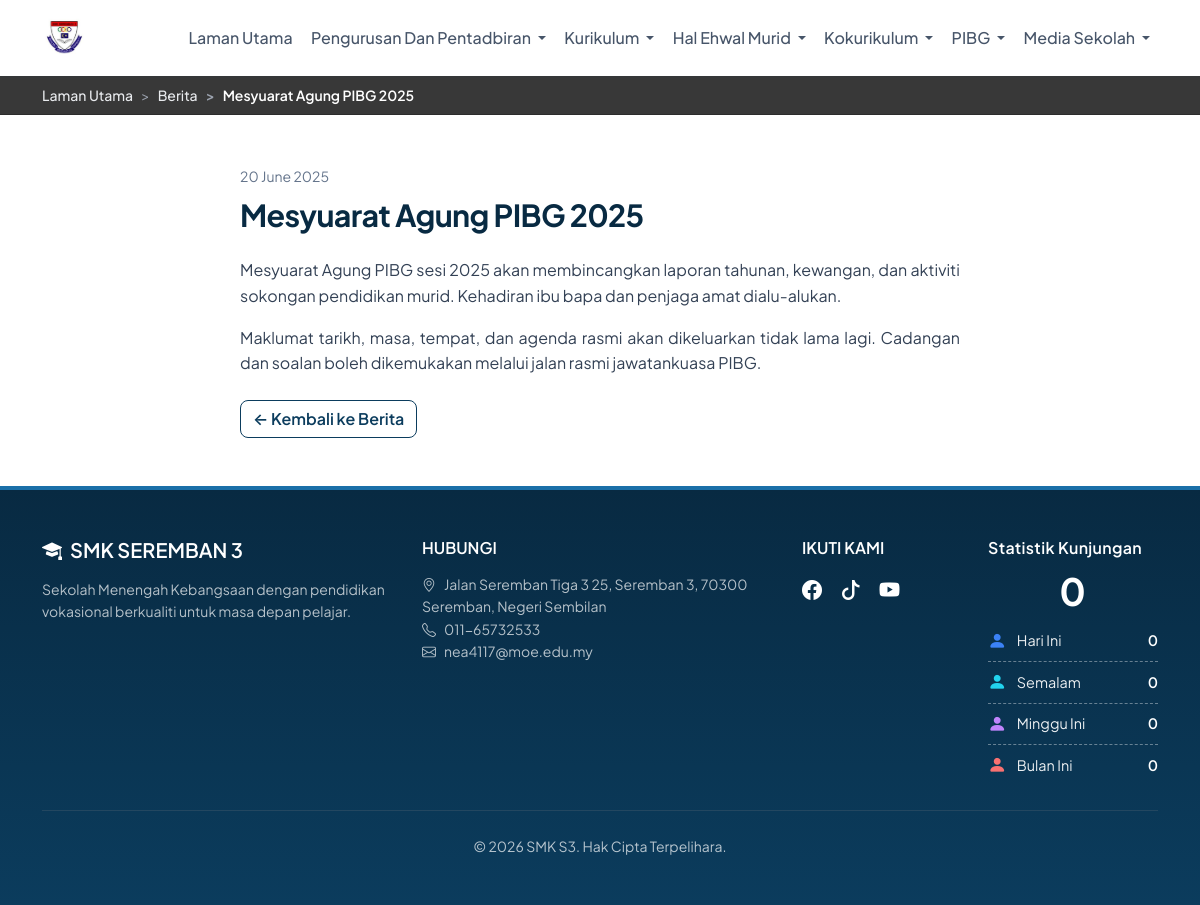
Page /news.php?slug=mesyuarat-agung-pibg-2025 on the committed database.
### tables this page shows
CREATE TABLE IF NOT EXISTS news (
    id INT AUTO_INCREMENT PRIMARY KEY,
    title VARCHAR(255) NOT NULL,
    slug VARCHAR(255) NOT NULL UNIQUE,
    excerpt TEXT,
    content TEXT,
    image_url VARCHAR(500) DEFAULT NULL,
    published_at DATETIME DEFAULT NULL,
    created_at TIMESTAMP DEFAULT CURRENT_TIMESTAMP,
    updated_at TIMESTAMP DEFAULT CURRENT_TIMESTAMP ON UPDATE CURRENT_TIMESTAMP
);

### includes/functions.php (called while the page is built, shortened)
<?php
function smks3_news_body_html(?string $content, ?string $fallbackExcerpt = ''): string
{
    $content = trim((string) $content);
    if ($content !== '') {
        if (preg_match('/<[a-z][a-z0-9]*\b/i', $content)) {
            return $content;
        }
        return smks3_plain_text_to_paragraphs($content);
    }
    return '';
}
function smks3_fetch_news_by_slug(string $slug): ?array
{
    $slug = trim($slug);
    try {
        $pdo = getConnection();
        $stmt = $pdo->prepare(
            'SELECT id, title, slug, excerpt, content, published_at FROM news WHERE slug = :slug AND published_at IS NOT NULL LIMIT 1'
        );
        $stmt->execute(['slug' => $slug]);
        $row = $stmt->fetch(PDO::FETCH_ASSOC);
        return $row ?: null;
    } catch (Throwable $e) {
        return null;
    }
}

### news.php (the view, shortened to what this page needs)
<?php
require_once __DIR__ . '/includes/functions.php';
$slugParam = isset($_GET['slug']) ? trim((string) $_GET['slug']) : '';
$legacyId = isset($_GET['id']) && is_numeric($_GET['id']) ? (int) $_GET['id'] : 0;
$news_item = null;
if ($slugParam !== '' && preg_match('/^[a-zA-Z0-9_-]+$/', $slugParam)) {
    $news_item = smks3_fetch_news_by_slug($slugParam);
}
require_once __DIR__ . '/includes/header.php';
?>
<?php if ($news_item) : ?>
<section class="py-5">
    <div class="container">
        <article class="mx-auto" style="max-width: 720px;">
            <small class="text-muted"><?= date('d F Y', strtotime($news_item['published_at'])) ?></small>
            <h1 class="fw-bold mt-2 mb-4"><?= htmlspecialchars($news_item['title']) ?></h1>
            <div class="content news-article-content">
                <?= smks3_news_body_html($news_item['content'] ?? '', $news_item['excerpt'] ?? '') ?>
            </div>
            <a href="news.php" class="btn btn-outline-primary mt-4">← Kembali ke Berita</a>
        </article>
    </div>
</section>
<?php endif; ?>
<?php require_once __DIR__ . '/includes/footer.php'; ?>

### includes/header.php (style rules this page uses)
:root { --school-primary: #0B3C5D; --school-primary-light: #0d4a73; --school-primary-dark: #082a42; --school-accent: #1a6fa8; --nav-active-bg: #3a8cc4; --nav-active-bg-hover: #2f7aad; --school-bg-subtle: #f8fafc; --school-border: #e2e8f0; --bs-primary: #0B3C5D; --bs-primary-rgb: 11, 60, 93; --bs-body-font-family: 'Plus Jakarta Sans', -apple-system, BlinkMacSystemFont, sans-serif; }
body { font-family: var(--bs-body-font-family); color: #1e293b; line-height: 1.6; }
body.site-nav-fixed { padding-top: var(--site-navbar-height, 4.75rem); }
a:not(.nav-link):not(.navbar-brand):not(footer a) { color: var(--school-primary); }
.btn-outline-primary { border-color: var(--school-primary); color: var(--school-primary); font-weight: 600; border-radius: 8px; }
section { padding-top: 3.5rem; padding-bottom: 3.5rem; }
section h1 { font-size: 1.9rem; margin-bottom: 0.5rem; }
section h1, section h2 { font-weight: 700; color: var(--school-primary-dark); letter-spacing: -0.02em; }
.text-muted { color: #52606d !important; }
section .text-muted, .card-text.text-muted { color: #475569 !important; }
.news-article-content p { margin-bottom: 1rem; text-align: justify; text-justify: inter-word; }
.news-article-content p:last-child { margin-bottom: 0; }
section p, section li { color: #334155; }
small.text-muted { color: #64748b !important; }

### rows in the picture
news: published_at "20 June 2025", title "Mesyuarat Agung PIBG 2025", content+excerpt "Mesyuarat Agung PIBG sesi 2025 akan membincangkan laporan tahunan, kewangan, dan aktiviti sokongan pendidikan murid. Kehadiran ibu bapa dan penjaga amat dialu-alukan. Maklumat tarikh, masa, tempat, dan agenda rasmi akan dikeluarkan tidak lama lagi. Cadangan dan soalan boleh dikemukakan melalui jalan rasmi jawatankuasa PIBG."

### other values in the picture
$label "Laman Utama"
$label "Berita"
$label "Mesyuarat Agung PIBG 2025"
$smks3_visit_stats['total'] "0"
$smks3_visit_stats['today'] "0"
$smks3_visit_stats['yesterday'] "0"
$smks3_visit_stats['week'] "0"
$smks3_visit_stats['month'] "0"
